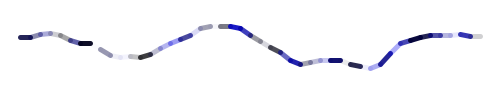
Frame 1 (no input)
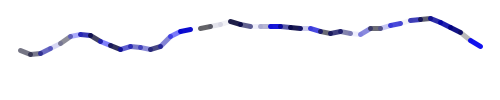
Frame 2 (the mouse pressed at the canvas centre, redrawn once)

The Processing sketch that drew these frames (run headless with seeded random() and noise(); the mouse was pressed at the canvas centre and the sketch redrawn once):

// Processing sketch: processing_117773
// ── processing_117773.pde

//2013/10/23
//trying out perlin noise
//juichilin
void setup() {
  size(500, 100);
  noLoop();
}
void draw() {
  background(255);
  strokeWeight(5);
  stroke(0, 30);
 
  stroke(20, 50, 70);
  int step = 10;
  float nlevel = 0.1;
  float lastx = -999;
  float lasty = -999;
  float ynoise = random(20);
  float y;
  int border = 20;
  for (int x=border; x<=width-border;
x+=step) {

    y = 10 + noise(ynoise)*80;
    stroke(noise(255), noise(50), random(255),random(255));
    if (lastx > -999) {
      line(x, y, lastx, lasty);
    }
    lastx = x;
    lasty = y;
    ynoise += nlevel;
  }
}
